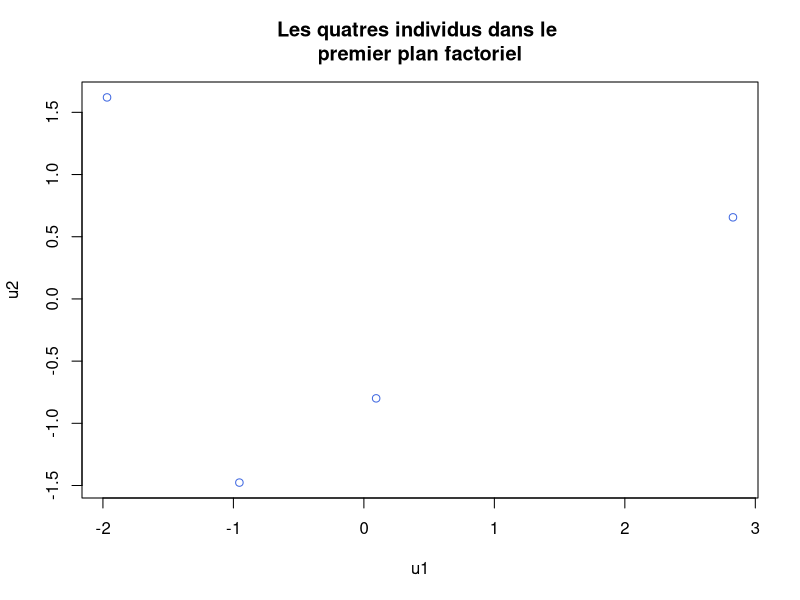
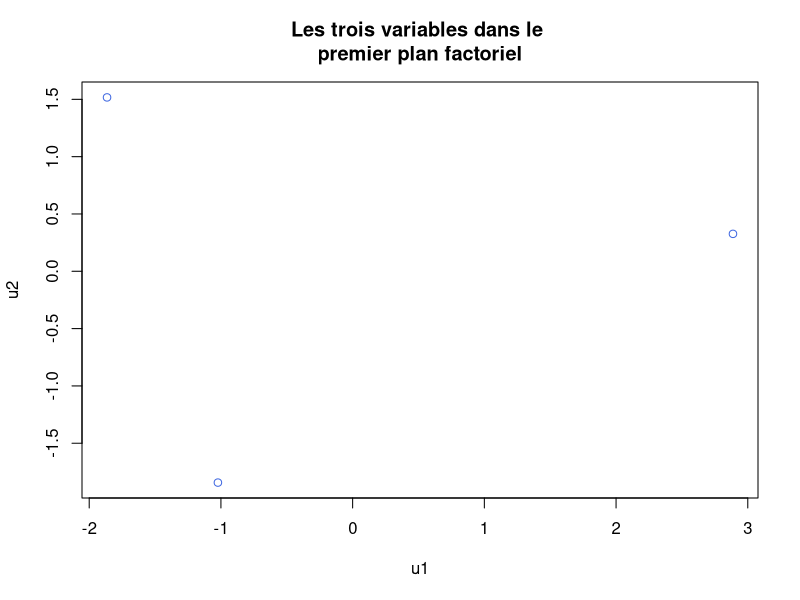

The R source for these figures, in order:
library(sm) # Chargement de sm


############################### Question 1 ############################### 
X <- matrix(c(3, 4, 3, 1, 4, 3, 2, 3, 6, 4, 1, 2), nrow=4, byrow=T)
X <- scale(X, scale = FALSE) # Centrage de la matrice
p <- dim(X)[2] # Initial number of variables
n <- dim(X)[1] # Initial number of individuals
DP <- diag(n)/n
M <- diag(p)
V <- t(X) %*% DP %*% X
EIGEN <- eigen(M %*% V %*% M)
U <- EIGEN$vectors
LAMBDA <- EIGEN$values

# Pourcentage d'inertie expliquée par l'axe 1
axis1Percentage <- (LAMBDA[1]/sum(LAMBDA))*100

# Pourcentage d'inertie expliquée par l'axe 2
axis2Percentage <- (LAMBDA[2]/sum(LAMBDA))*100

# Pourcentage d'inertie expliquée par l'axe 3
axis3Percentage <- (LAMBDA[3]/sum(LAMBDA))*100

# Pourcentage d'inertie expliquée par le sous espace vectoriel E1
vectorSubspace1Percentage <- (LAMBDA[1]/sum(LAMBDA))*100

# Pourcentage d'inertie expliquée par le sous espace vectoriel E2
vectorSubspace2Percentage <- (sum(LAMBDA[1:2])/sum(LAMBDA))*100

# Pourcentage d'inertie expliquée par le sous espace vectoriel E3
vectorSubspace3Percentage <- (sum(LAMBDA)/sum(LAMBDA))*100

pause()


############################### Question 2 ############################### 
k <- 2 # Pour le premier plan factoriel
C <- X %*% M %*% U[, 1:k] # Principal components

plot(C, col="royalblue", main="Les quatres individus dans le \npremier plan factoriel", xlab="u1", ylab="u2")

pause()


############################### Question 3 ############################### 
XBis <- matrix(c(3, 4, 3, 1, 4, 3, 2, 3, 6, 4, 1, 2), nrow=4, byrow=T)
XBis <- t(XBis) # On fait effectue les même calculs avec la transposée de X
XBis <- scale(XBis, scale = FALSE) # Centrage de la matrice
pBis <- dim(XBis)[2] # Initial number of individuals
nBis <- dim(XBis)[1] # Initial number of variables
DPBis <- diag(nBis)/nBis
MBis <- diag(pBis)
VBis <- t(XBis) %*% DPBis %*% XBis
EIGENBis <- eigen(MBis %*% VBis %*% MBis)
UBis <- EIGENBis$vectors
LAMBDABis <- EIGENBis$values

kBis <- 2 # Pour le premier plan factoriel
CBis <- XBis %*% MBis %*% UBis[, 1:kBis] # Principal components

plot(CBis, col="royalblue", main="Les trois variables dans le \npremier plan factoriel", xlab="u1", ylab="u2")

pause()


############################### Question 4 ############################### 
C <- X %*% M %*% U # Principal components

X1 <- C[,1:1] %*% t(U[,1:1]) # Pour k=1
X2 <- C[,1:2] %*% t(U[,1:2]) # Pour k=2 
X3 <- C[,1:3] %*% t(U[,1:3]) # Pour k=3
# On retrouve avec X3 la matrice initiale après centrage (aux 
# erreurs de calcul près liées à la précision machine)
